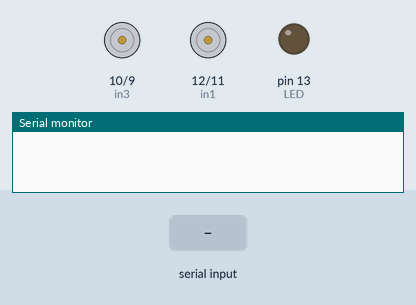
This sketch was run on a simulated Arduino Uno, built with avr-gcc and run on an emulated ATmega328P. Shown: motor-driver pin pairs drawn as motors (green arrow = first pin HIGH = forward, orange = second pin HIGH = backward, longer = more drive), output pins drawn as LEDs (lit = HIGH), the last lines printed to the serial monitor. Inputs (shaded band) come from the test bench.

Above: at 1.2 s.
1.3 s: "F" received over Serial
At 1.8 s:
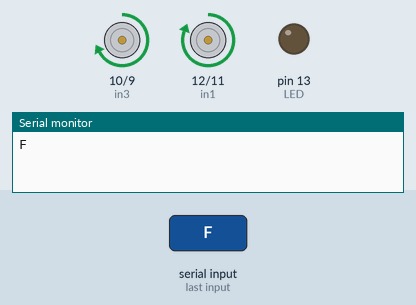
2.8 s: "B" received over Serial
At 4.0 s:
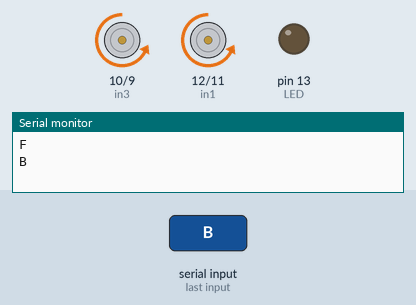
4.3 s: "L" received over Serial
At 5.3 s:
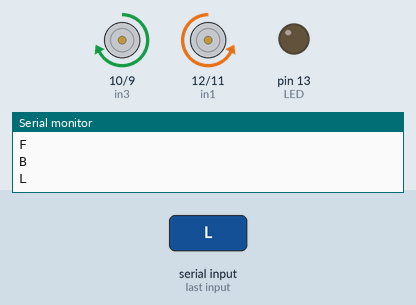
5.8 s: "R" received over Serial
At 6.5 s:
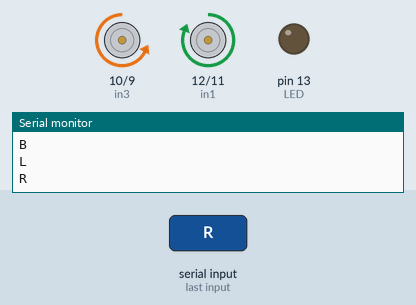
7.3 s: "G" received over Serial
At 7.6 s:
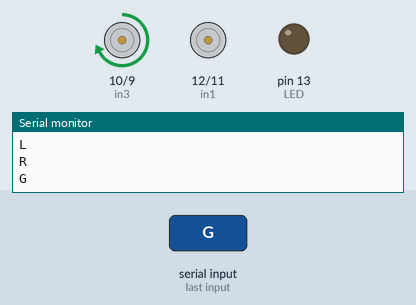
8.8 s: "I" received over Serial
At 9.9 s:
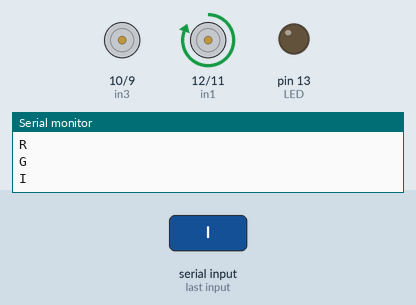
Timing chart, 0 to 11.3 s (numbered marks = the images above; inputs shaded):
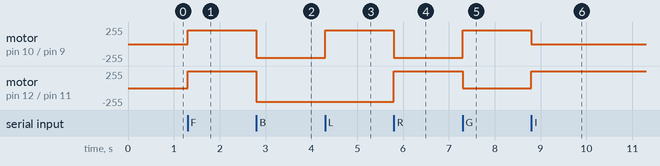

Measured:
- after the input at 1.3 s, motor on pin 10 (in3) / pin 9 (in4): stopped → forward 204/255 at once; motor on pin 12 (in1) / pin 11 (in2): stopped → forward 255/255 at once
- after the input at 2.8 s, motor on pin 10 (in3) / pin 9 (in4): forward 204/255 → backward 204/255 at once; motor on pin 12 (in1) / pin 11 (in2): forward 255/255 → backward 204/255 at once
- after the input at 4.3 s, motor on pin 10 (in3) / pin 9 (in4): backward 204/255 → forward 204/255 at once
- after the input at 5.8 s, motor on pin 10 (in3) / pin 9 (in4): forward 204/255 → backward 204/255 at once; motor on pin 12 (in1) / pin 11 (in2): backward 204/255 → forward 255/255 at once
- after the input at 7.3 s, motor on pin 10 (in3) / pin 9 (in4): backward 204/255 → forward 204/255 at once; motor on pin 12 (in1) / pin 11 (in2): forward 255/255 → stopped at once
- after the input at 8.8 s, motor on pin 10 (in3) / pin 9 (in4): forward 204/255 → stopped at once; motor on pin 12 (in1) / pin 11 (in2): stopped → forward 255/255 at once

The sketch:

Bluetooth_Car_Code2.ino
```cpp
/* ****** ||                                     Created By Aman Sing Gurjar|| ******
   ****** ||                            The Pinmodes Should be Changed With the Diagram                                   || ******
   ****** || The app is called Bluetooth RC Controller App in the Google Play Store and also in the App Store if required || ******


//motor one
#define IN1 2
#define IN2 3

//motor two
#define IN3 4
#define IN4 5

void setup() {
  Serial.begin(9600);
  pinMode(IN1, OUTPUT);
  pinMode(IN2, OUTPUT);
  pinMode(IN3, OUTPUT);
  pinMode(IN4, OUTPUT);
}

void loop() {
  if (Serial.available() > 0) {
    char value = Serial.read();
    Serial.println(value);

    if (value == 'U') {
      Forward();
    } else if (value == 'D') {
      Backward();
    } else if (value == 'S') {
      Stop();
    } else if (value == 'L') {
      Left();
    } else if (value == 'R') {
      Right();
    }
  }
}

void Forward() {
  digitalWrite(IN1, HIGH);
  digitalWrite(IN2, LOW);
  digitalWrite(IN3, HIGH);
  digitalWrite(IN4, LOW);
}
void Backward() {
  digitalWrite(IN1, LOW);
  digitalWrite(IN2, HIGH);
  digitalWrite(IN3, LOW);
  digitalWrite(IN4, HIGH);
}
void Stop() {
  digitalWrite(IN1, LOW);
  digitalWrite(IN2, LOW);
  digitalWrite(IN3, LOW);
  digitalWrite(IN4, LOW);
}
void Left() {
  digitalWrite(IN1, HIGH);
  digitalWrite(IN2, LOW);
  digitalWrite(IN3, LOW);
  digitalWrite(IN4, HIGH);
}
void Right() {
  digitalWrite(IN1, LOW);
  digitalWrite(IN2, HIGH);
  digitalWrite(IN3, HIGH);
  digitalWrite(IN4, LOW);
}
```

Bluetooth_Car_Code1.ino
```cpp
/* ****** ||                                     Created By Aman Sing Gurjar|| ******
   ****** ||                            The Pinmodes Should be Changed With the Diagram                                   || ******
   ****** || The app is called Bluetooth RC Controller App in the Google Play Store and also in the App Store if required || ******
*/
#define in1 12 //L298n Motor Driver pins.
#define in2 11
#define in3 10
#define in4 9
#define LED 13 // This is optional

char command; //Int to store app command state.
int Speed = 204; // 0 - 255.
int Speedsec;
int buttonState = 0;
int lastButtonState = 0;
int Turnradius = 0; //Set the radius of a turn, 0 - 255 Note:the robot will malfunction if this is higher than int Speed.
int brakeTime = 45;
int brkonoff = 1; //1 for the electronic braking system, 0 for normal.

void setup() {
  Serial.begin(9600);  //Set the baud rate to your Bluetooth module.
  pinMode(in1, OUTPUT);
  pinMode(in2, OUTPUT);
  pinMode(in3, OUTPUT);
  pinMode(in4, OUTPUT);
  pinMode(LED, OUTPUT); //Set the LED pin.
}
/* ****** ||                                     Created By Aman Sing Gurjar                                                || ******
   ****** ||                            The Pinmodes Should be Changed With the Diagram                                   || ******
   ****** || The app is called Bluetooth RC Controller App in the Google Play Store and also in the App Store if required || ******
*/
void loop() {
  if (Serial.available() > 0) {
    command = Serial.read();
    Serial.println(command);
    Stop(); //Initialize with motors stoped.
    switch (command) {
      case 'F':
        forward();
        break;
      case 'B':
        back();
        break;
      case 'L':
        left();
        break;
      case 'R':
        right();
        break;
      case 'G':
        forwardleft();
        break;
      case 'I':
        forwardright();
        break;
      case 'H':
        backleft();
        break;
      case 'J':
        backright();
        break;
      case '0':
        Speed = 100;
        break;
      case '1':
        Speed = 140;
        break;
      case '2':
        Speed = 153;
        break;
      case '3':
        Speed = 165;
        break;
      case '4':
        Speed = 178;
        break;
      case '5':
        Speed = 191;
        break;
      case '6':
        Speed = 204;
        break;
      case '7':
        Speed = 216;
        break;
      case '8':
        Speed = 229;
        break;
      case '9':
        Speed = 242;
        break;
      case 'q':
        Speed = 255;
        break;
    }
    Speedsec = Turnradius;
    if (brkonoff == 1) {
      brakeOn();
    } else {
      brakeOff();
    }
  }
}

void forward() {
  analogWrite(in1, Speed);
  analogWrite(in3, Speed);
}

void back() {
  analogWrite(in2, Speed);
  analogWrite(in4, Speed);
}

void left() {
  analogWrite(in3, Speed);
  analogWrite(in2, Speed);
}

void right() {
  analogWrite(in4, Speed);
  analogWrite(in1, Speed);
}
void forwardleft() {
  analogWrite(in1, Speedsec);
  analogWrite(in3, Speed);
}
void forwardright() {
  analogWrite(in1, Speed);
  analogWrite(in3, Speedsec);
}
void backright() {
  analogWrite(in2, Speed);
  analogWrite(in4, Speedsec);
}
void backleft() {
  analogWrite(in2, Speedsec);
  analogWrite(in4, Speed);
}

void Stop() {
  analogWrite(in1, 0);
  analogWrite(in2, 0);
  analogWrite(in3, 0);
  analogWrite(in4, 0);
}

void brakeOn() {
  //Here's the future use: an electronic braking system!
  // read the pushbutton input pin:
  buttonState = command;
  // compare the buttonState to its previous state
  if (buttonState != lastButtonState) {
    // if the state has changed, increment the counter
    if (buttonState == 'S') {
      if (lastButtonState != buttonState) {
        digitalWrite(in1, HIGH);
        digitalWrite(in2, HIGH);
        digitalWrite(in3, HIGH);
        digitalWrite(in4, HIGH);
        delay(brakeTime);
        Stop();
      }
    }
    // save the current state as the last state,
    //for next time through the loop
    lastButtonState = buttonState;
  }
}
void brakeOff() {

}
```
